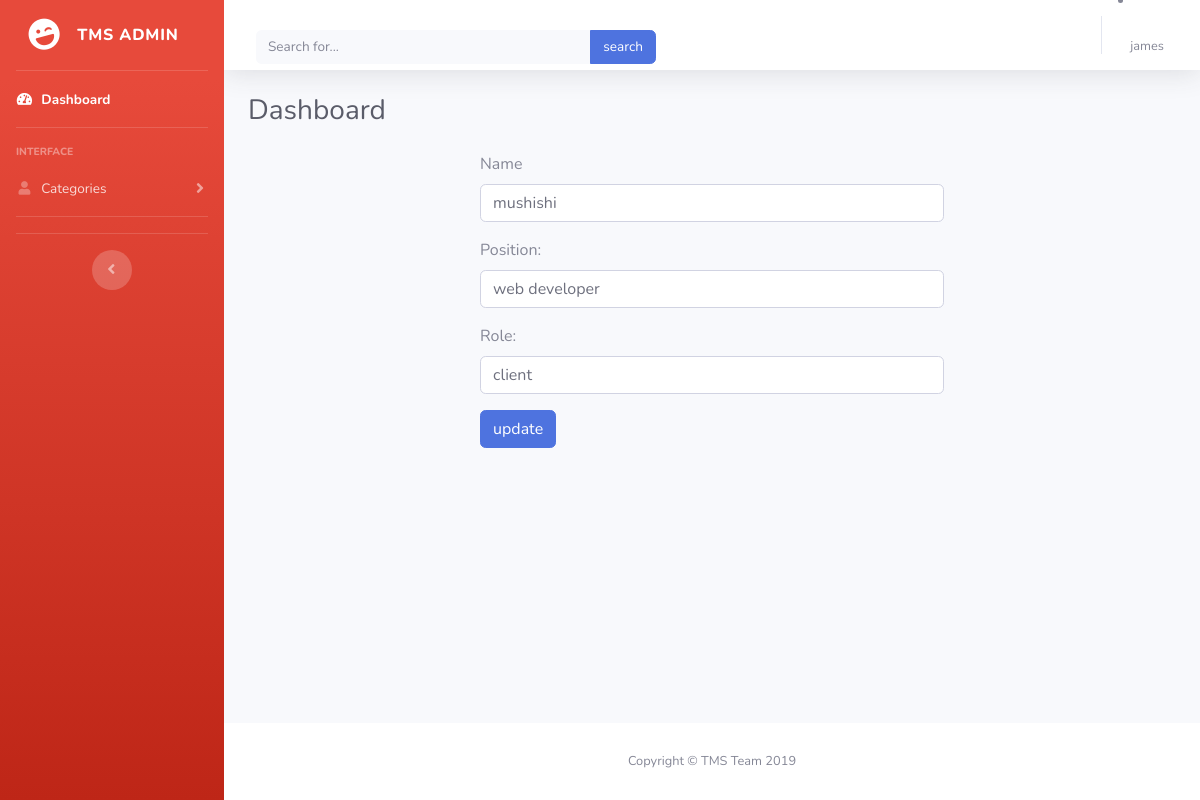
The page /admin/updateClient.php?edit=1 on the database its author committed.
### tables this page shows
CREATE TABLE `clients` (
  `id` int(10) NOT NULL,
  `name` varchar(200) NOT NULL,
  `position` varchar(200) NOT NULL,
  `role` varchar(200) NOT NULL
);

### admin/updateClient.php (the view, shortened to what this page needs)
<?php
include '../config.php';
$name="";
$position="";
$role="";
if(isset($_GET['edit'])){
    $id = $_GET['edit'];
    $result=$con->query("SELECT * FROM clients WHERE id=$id") or die($con->error());
    if(count($result)==1){
        $row = $result->fetch_array();
        $name = $row['name'];
        $position=$row['position'];
        $role=$row['role'];
    }
}
?>
<!DOCTYPE html>
<html lang="en">
<head>
    <link rel="stylesheet" href="css/my-form.css">
    <link href="vendor/fontawesome-free/css/all.min.css" rel="stylesheet" type="text/css">
    <link href="css/sb-admin-2.min.css" rel="stylesheet">
</head>
<body id="page-top">
    <div id="wrapper">
        <ul class="navbar-nav bg-gradient-danger sidebar sidebar-dark accordion" id="accordionSidebar">
            <a class="sidebar-brand d-flex align-items-center justify-content-center" href="admin.php">
                <div class="sidebar-brand-icon rotate-n-15">
                    <i class="fas fa-laugh-wink"></i>
                </div>
                <div class="sidebar-brand-text mx-3">TMS Admin </div>
            </a>
            <hr class="sidebar-divider my-0">
            <li class="nav-item active">
                <a class="nav-link" href="admin.php">
                    <i class="fas fa-fw fa-tachometer-alt"></i>
                    <span>Dashboard</span></a>
            </li>
            <hr class="sidebar-divider">
            <div class="sidebar-heading">
                Interface
            </div>
            <li class="nav-item">
                <a class="nav-link collapsed" href="#" data-toggle="collapse" data-target="#collapseTwo"
                    aria-expanded="true" aria-controls="collapseTwo">
                    <i class="fas fa-fw fa-user"></i>
                    <span>Categories</span>
                </a>
            </li>
            <hr class="sidebar-divider">
            <hr class="sidebar-divider d-none d-md-block">
            <div class="text-center d-none d-md-inline">
                <button class="rounded-circle border-0" id="sidebarToggle"></button>
            </div>
        </ul>
        <div id="content-wrapper" class="d-flex flex-column">
            <div id="content">
                <nav class="navbar navbar-expand navbar-light bg-white topbar mb-4 static-top shadow">
                    <form action="abadiyakoni.php"
                        class="d-none d-sm-inline-block form-inline mr-auto ml-md-3 my-2 my-md-0 mw-100 navbar-search">
                        <div class="input-group">
                            <input type="text" class="form-control bg-light border-0 small" name="search"
                                placeholder="Search for..." aria-label="Search" aria-describedby="basic-addon2">
                            <div class="input-group-append">
                                <input class="btn btn-primary" type="submit" value="search">
                            </div>
                        </div>
                    </form>
                    <li class="nav-item dropdown no-arrow">
                        <a class="nav-link dropdown-toggle" href="#" id="userDropdown" role="button"
                            data-toggle="dropdown" aria-haspopup="true" aria-expanded="false">
                            <span class="mr-2 d-none d-lg-inline text-gray-600 small">james</span>
                        </a>
                    </li>
                </nav>
                <div class="container-fluid">
                    <div class="d-sm-flex align-items-center justify-content-between mb-4">
                        <h1 class="h3 mb-0 text-gray-800">Dashboard</h1>
                    </div>
                </div>
                <div class="container">
                    <div class="row">
                        <div class="col-md-12">
                            <form action="updateClient.php" method="post">
                                <div class="form-group">
                                    <label for="email">Name</label>
                                    <input type="text"  value="<?=$name;?>"  class="form-control" id="email" placeholder="client name"
                                        name="name" required>
                                </div>
                                <div class="form-group">
                                    <label for="pwd">Position:</label>
                                    <input type="text"  value="<?=$position;?>" class="form-control" id="pwd" placeholder="client position"
                                        name="position" required>
                                </div>
                                <div class="form-group">
                                    <label for="pwd">Role:</label>
                                    <input type="text"  value="<?=$role;?>" class="form-control" id="pwd" placeholder="client role"
                                        name="role" required>
                                </div>
                                <div class="form-group">
                                    <input type="submit" class="btn btn-primary " name="update" value="update">
                                </div>
                        </div>
                    </div>
                </div>
            </div>
            <footer class="sticky-footer bg-white">
                <div class="container my-auto">
                    <div class="copyright text-center my-auto">
                        <span>Copyright &copy; TMS Team 2019</span>
                    </div>
                </div>
            </footer>
        </div>
    </div>
</body>
</html>

### admin/css/my-form.css (style rules this page uses)
form { width: 50%; height: 20%; margin: auto; }

### rows shown on the page
clients: name "mushishi", position "web developer", role "client"
